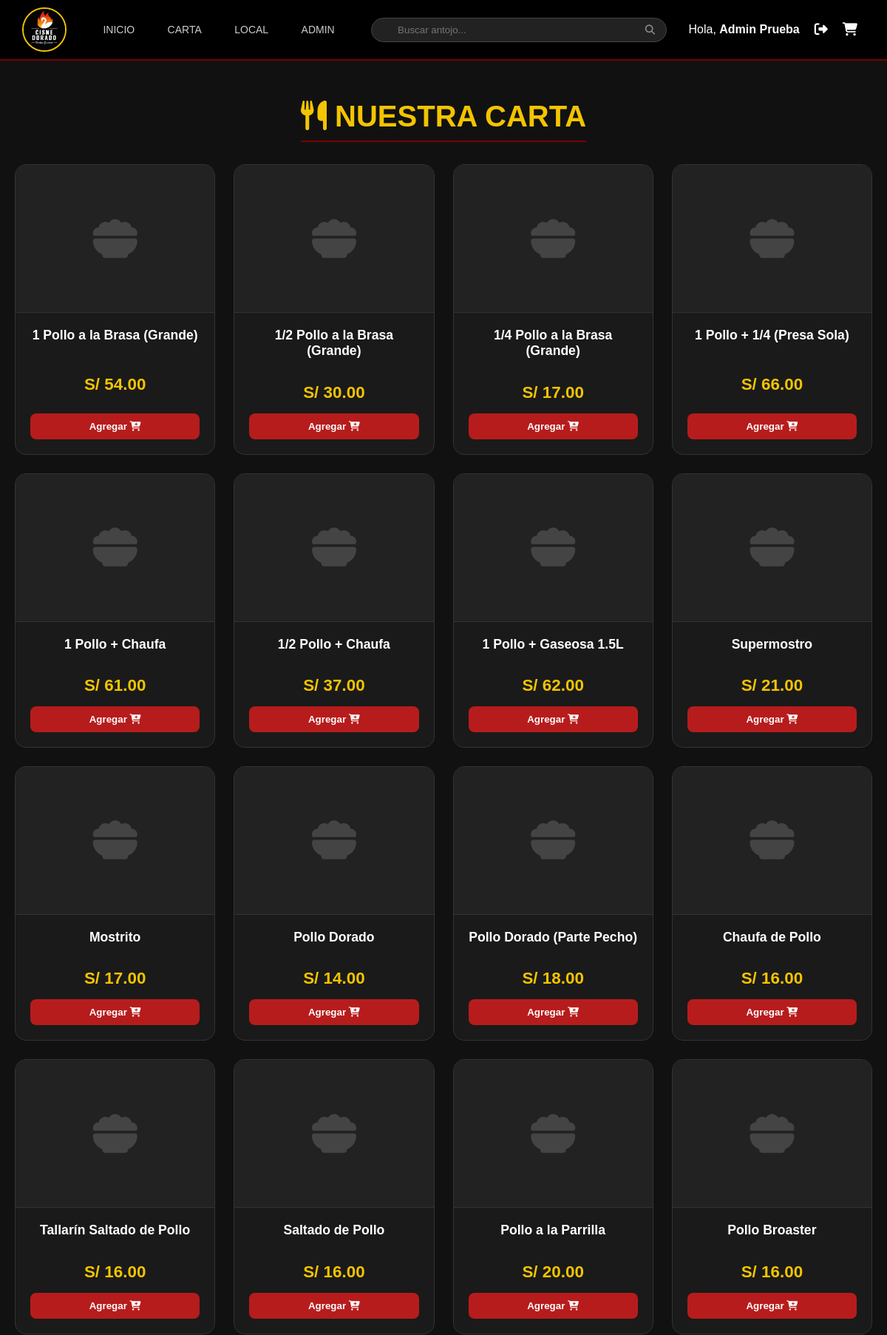
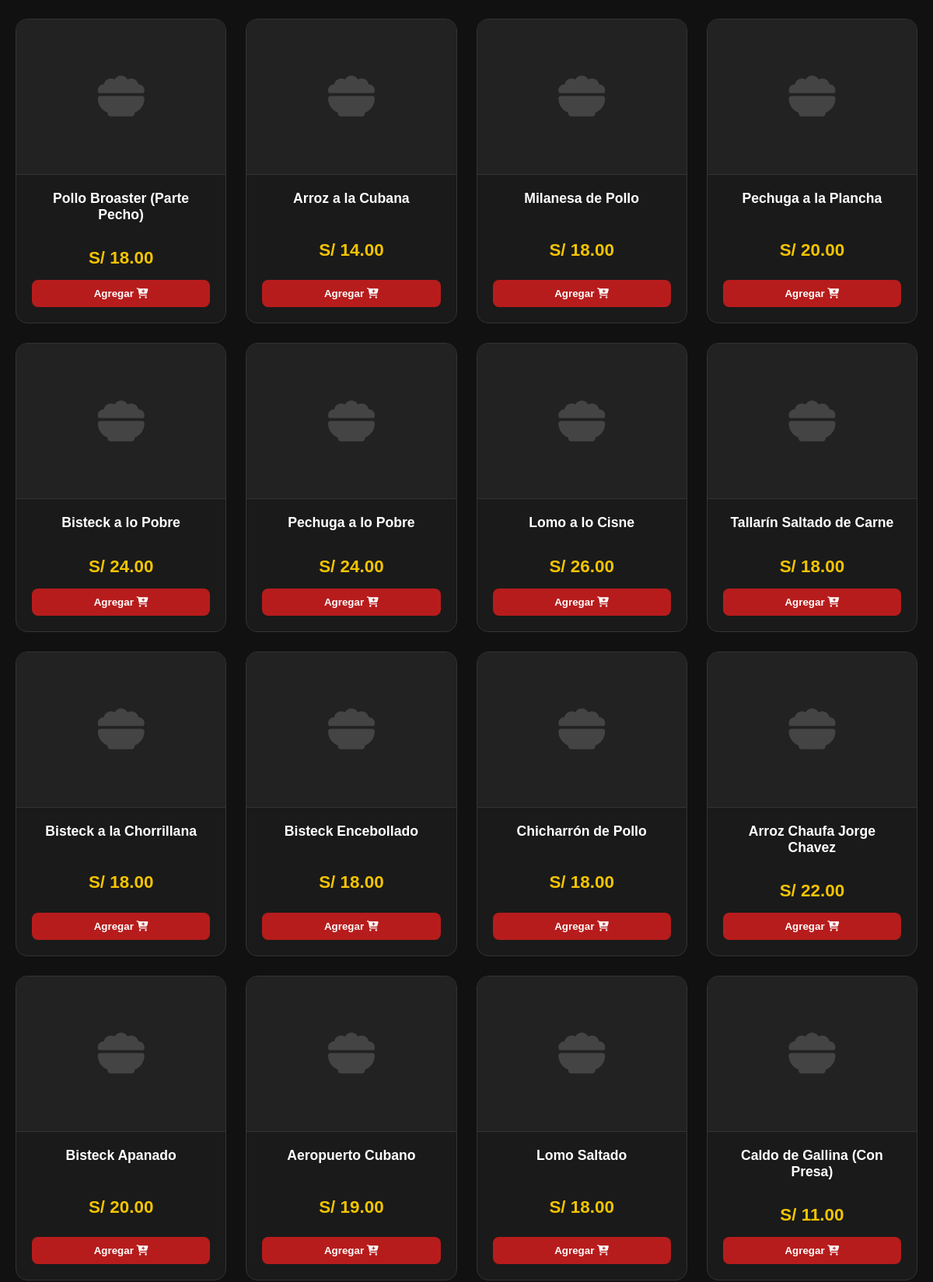
The page /index.php?page=menu (signed in, upper part) on the database its author committed (2 pictures, top to bottom).
### tables this page shows
CREATE TABLE productos (
    id_producto INT AUTO_INCREMENT PRIMARY KEY,
    nombre VARCHAR(100) NOT NULL,
    precio DECIMAL(10, 2) NOT NULL,
    estado ENUM('Disponible', 'Agotado') DEFAULT 'Disponible',
    id_categoria INT,
    imagen VARCHAR(255) NULL,
    FOREIGN KEY (id_categoria) REFERENCES categorias(id_categoria) ON DELETE SET NULL
);

### pages/menu.php (the view, shortened to what this page needs)
<section class="menu-section" style="padding: 20px; max-width: 1200px; margin: 0 auto;">
    <h2 style="color: #F3C400; text-align: center; font-size: 2.5rem; margin-bottom: 30px; text-transform: uppercase;">
        <i class="fa-solid fa-utensils"></i> Nuestra Carta
    </h2>
    <?php
    $productos = [];
    try {
        $db = (new Database())->connect();
        $stmt = $db->query("SELECT * FROM productos WHERE estado = 'Disponible'");
        $productos = $stmt->fetchAll(PDO::FETCH_ASSOC);
    } catch (Exception $e) {
        $productos = [];
    }
    ?>
    <div class="productos-grid">
        <?php if (count($productos) > 0): ?>
            <?php foreach ($productos as $prod): ?>
                <div class="producto-card">
                    <div class="img-container">
                        <?php if (!empty($prod['imagen']) && file_exists($prod['imagen'])): ?>
                            <img src="<?php echo htmlspecialchars($prod['imagen']); ?>"
                                 alt="<?php echo htmlspecialchars($prod['nombre']); ?>"
                                 style="width: 100%; height: 100%; object-fit: cover;">
                        <?php else: ?>
                            <i class="fa-solid fa-bowl-food" style="font-size: 60px; color: #444;"></i>
                        <?php endif; ?>
                    </div>
                    <div class="info">
                        <h3><?php echo htmlspecialchars($prod['nombre']); ?></h3>
                        <p class="precio">S/ <?php echo number_format($prod['precio'], 2); ?></p>
                        <button class="btn-agregar"
                                data-id="<?php echo $prod['id_producto']; ?>"
                                data-nombre="<?php echo htmlspecialchars($prod['nombre']); ?>"
                                data-precio="<?php echo $prod['precio']; ?>">
                            Agregar <i class="fa-solid fa-cart-plus"></i>
                        </button>
                    </div>
                </div>
            <?php endforeach; ?>
        <?php else: ?>
            <div class="empty-state" style="grid-column: 1/-1; text-align: center; color: #ccc;">
                <p>No hay productos cargados en la base de datos.</p>
            </div>
        <?php endif; ?>
    </div>
</section>

### public/css/style.css (style rules this page uses)
* { box-sizing: border-box; }
body { background: #111; color: #fff; font-family: Arial, sans-serif; margin: 0; padding: 0; text-align: center; }
.menu-section { margin-top: 80px; padding: 50px 20px; background: #111; text-align: center; }
.menu-section h2 { color: #f3c400; font-size: 2rem; margin-bottom: 20px; display: inline-block; border-bottom: 2px solid #7a0000; padding-bottom: 10px; }

### pages/menu.php (style rules this page uses)
.productos-grid { display: grid; grid-template-columns: repeat(auto-fill, minmax(250px, 1fr)); gap: 25px; padding-bottom: 50px; }
.producto-card { background: #1a1a1a; border: 1px solid #333; border-radius: 15px; overflow: hidden; transition: transform 0.3s ease; display: flex; flex-direction: column; }
.img-container { height: 200px; background: #222; display: flex; align-items: center; justify-content: center; border-bottom: 1px solid #333; overflow: hidden; }
.info { padding: 20px; flex-grow: 1; display: flex; flex-direction: column; justify-content: space-between; }
.info h3 { margin: 0 0 10px 0; color: #fff; font-size: 1.1rem; }
.precio { color: #F3C400; font-size: 1.4rem; font-weight: bold; margin-bottom: 15px; }
.btn-agregar { background: #b71c1c; color: white; border: none; padding: 10px; border-radius: 8px; cursor: pointer; font-weight: bold; transition: 0.2s; width: 100%; }

### rows shown on the page
productos: nombre "1 Pollo a la Brasa (Grande)", precio "54.00"
productos: nombre "1/2 Pollo a la Brasa (Grande)", precio "30.00"
productos: nombre "1/4 Pollo a la Brasa (Grande)", precio "17.00"
productos: nombre "1 Pollo + 1/4 (Presa Sola)", precio "66.00"
productos: nombre "1 Pollo + Chaufa", precio "61.00"
productos: nombre "1/2 Pollo + Chaufa", precio "37.00"
productos: nombre "1 Pollo + Gaseosa 1.5L", precio "62.00"
productos: nombre "Supermostro", precio "21.00"
productos: nombre "Mostrito", precio "17.00"
productos: nombre "Pollo Dorado", precio "14.00"
productos: nombre "Pollo Dorado (Parte Pecho)", precio "18.00"
productos: nombre "Chaufa de Pollo", precio "16.00"
productos: nombre "Tallarín Saltado de Pollo", precio "16.00"
productos: nombre "Saltado de Pollo", precio "16.00"
productos: nombre "Pollo a la Parrilla", precio "20.00"
productos: nombre "Pollo Broaster", precio "16.00"
productos: nombre "Pollo Broaster (Parte Pecho)", precio "18.00"
productos: nombre "Arroz a la Cubana", precio "14.00"
productos: nombre "Milanesa de Pollo", precio "18.00"
productos: nombre "Pechuga a la Plancha", precio "20.00"
productos: nombre "Bisteck a lo Pobre", precio "24.00"
productos: nombre "Pechuga a lo Pobre", precio "24.00"
productos: nombre "Lomo a lo Cisne", precio "26.00"
productos: nombre "Tallarín Saltado de Carne", precio "18.00"
productos: nombre "Bisteck a la Chorrillana", precio "18.00"
productos: nombre "Bisteck Encebollado", precio "18.00"
productos: nombre "Chicharrón de Pollo", precio "18.00"
productos: nombre "Arroz Chaufa Jorge Chavez", precio "22.00"
productos: nombre "Bisteck Apanado", precio "20.00"
productos: nombre "Aeropuerto Cubano", precio "19.00"
productos: nombre "Lomo Saltado", precio "18.00"
productos: nombre "Caldo de Gallina (Con Presa)", precio "11.00"

### other values the page prints
$_SESSION['nombre'] "Admin Prueba"
